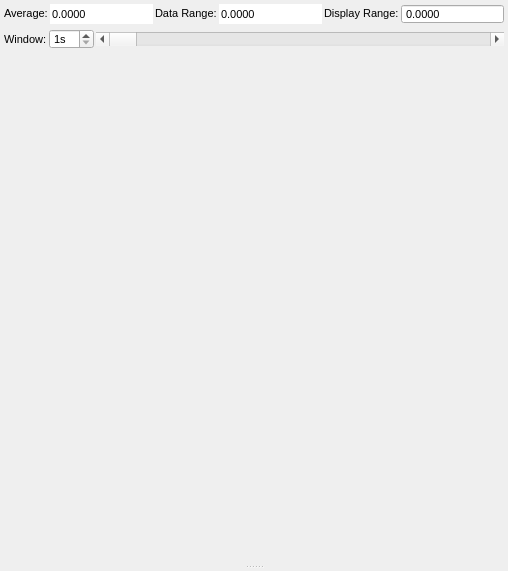
<?xml version="1.0" encoding="UTF-8"?>
<ui version="4.0">
 <class>Numeric_Viewer</class>
 <widget class="QWidget" name="Numeric_Viewer">
  <property name="geometry">
   <rect>
    <x>0</x>
    <y>0</y>
    <width>508</width>
    <height>571</height>
   </rect>
  </property>
  <property name="windowTitle">
   <string>Form</string>
  </property>
  <layout class="QVBoxLayout" name="verticalLayout">
   <property name="spacing">
    <number>1</number>
   </property>
   <property name="leftMargin">
    <number>2</number>
   </property>
   <property name="topMargin">
    <number>2</number>
   </property>
   <property name="rightMargin">
    <number>2</number>
   </property>
   <property name="bottomMargin">
    <number>2</number>
   </property>
   <item>
    <widget class="QWidget" name="widget" native="true">
     <property name="sizePolicy">
      <sizepolicy hsizetype="MinimumExpanding" vsizetype="Fixed">
       <horstretch>0</horstretch>
       <verstretch>0</verstretch>
      </sizepolicy>
     </property>
     <layout class="QHBoxLayout" name="horizontalLayout">
      <property name="spacing">
       <number>2</number>
      </property>
      <property name="leftMargin">
       <number>2</number>
      </property>
      <property name="topMargin">
       <number>2</number>
      </property>
      <property name="rightMargin">
       <number>2</number>
      </property>
      <property name="bottomMargin">
       <number>2</number>
      </property>
      <item>
       <widget class="QLabel" name="label_3">
        <property name="sizePolicy">
         <sizepolicy hsizetype="Preferred" vsizetype="Fixed">
          <horstretch>0</horstretch>
          <verstretch>0</verstretch>
         </sizepolicy>
        </property>
        <property name="font">
         <font>
          <pointsize>8</pointsize>
         </font>
        </property>
        <property name="text">
         <string>Average:</string>
        </property>
       </widget>
      </item>
      <item>
       <widget class="QDoubleSpinBox" name="average">
        <property name="sizePolicy">
         <sizepolicy hsizetype="MinimumExpanding" vsizetype="Fixed">
          <horstretch>0</horstretch>
          <verstretch>0</verstretch>
         </sizepolicy>
        </property>
        <property name="maximumSize">
         <size>
          <width>16777215</width>
          <height>20</height>
         </size>
        </property>
        <property name="font">
         <font>
          <pointsize>8</pointsize>
         </font>
        </property>
        <property name="wrapping">
         <bool>false</bool>
        </property>
        <property name="frame">
         <bool>false</bool>
        </property>
        <property name="readOnly">
         <bool>true</bool>
        </property>
        <property name="buttonSymbols">
         <enum>QAbstractSpinBox::NoButtons</enum>
        </property>
        <property name="keyboardTracking">
         <bool>false</bool>
        </property>
        <property name="showGroupSeparator" stdset="0">
         <bool>true</bool>
        </property>
        <property name="decimals">
         <number>4</number>
        </property>
        <property name="minimum">
         <double>-9999.000000000000000</double>
        </property>
        <property name="maximum">
         <double>9999.000000000000000</double>
        </property>
        <property name="value">
         <double>0.000000000000000</double>
        </property>
       </widget>
      </item>
      <item>
       <widget class="QLabel" name="label">
        <property name="sizePolicy">
         <sizepolicy hsizetype="Preferred" vsizetype="Fixed">
          <horstretch>0</horstretch>
          <verstretch>0</verstretch>
         </sizepolicy>
        </property>
        <property name="font">
         <font>
          <pointsize>8</pointsize>
         </font>
        </property>
        <property name="text">
         <string>Data Range:</string>
        </property>
       </widget>
      </item>
      <item>
       <widget class="QDoubleSpinBox" name="data_range">
        <property name="sizePolicy">
         <sizepolicy hsizetype="MinimumExpanding" vsizetype="Fixed">
          <horstretch>0</horstretch>
          <verstretch>0</verstretch>
         </sizepolicy>
        </property>
        <property name="maximumSize">
         <size>
          <width>16777215</width>
          <height>20</height>
         </size>
        </property>
        <property name="font">
         <font>
          <pointsize>8</pointsize>
         </font>
        </property>
        <property name="wrapping">
         <bool>false</bool>
        </property>
        <property name="frame">
         <bool>false</bool>
        </property>
        <property name="readOnly">
         <bool>true</bool>
        </property>
        <property name="buttonSymbols">
         <enum>QAbstractSpinBox::NoButtons</enum>
        </property>
        <property name="keyboardTracking">
         <bool>false</bool>
        </property>
        <property name="showGroupSeparator" stdset="0">
         <bool>true</bool>
        </property>
        <property name="decimals">
         <number>4</number>
        </property>
        <property name="minimum">
         <double>-9999.000000000000000</double>
        </property>
        <property name="maximum">
         <double>9999.000000000000000</double>
        </property>
        <property name="value">
         <double>0.000000000000000</double>
        </property>
       </widget>
      </item>
      <item>
       <widget class="QLabel" name="label_2">
        <property name="sizePolicy">
         <sizepolicy hsizetype="Preferred" vsizetype="Fixed">
          <horstretch>0</horstretch>
          <verstretch>0</verstretch>
         </sizepolicy>
        </property>
        <property name="font">
         <font>
          <pointsize>8</pointsize>
         </font>
        </property>
        <property name="text">
         <string>Display Range:</string>
        </property>
       </widget>
      </item>
      <item>
       <widget class="QDoubleSpinBox" name="display_range">
        <property name="sizePolicy">
         <sizepolicy hsizetype="MinimumExpanding" vsizetype="Fixed">
          <horstretch>0</horstretch>
          <verstretch>0</verstretch>
         </sizepolicy>
        </property>
        <property name="maximumSize">
         <size>
          <width>16777215</width>
          <height>20</height>
         </size>
        </property>
        <property name="font">
         <font>
          <pointsize>8</pointsize>
         </font>
        </property>
        <property name="wrapping">
         <bool>false</bool>
        </property>
        <property name="frame">
         <bool>true</bool>
        </property>
        <property name="readOnly">
         <bool>false</bool>
        </property>
        <property name="buttonSymbols">
         <enum>QAbstractSpinBox::NoButtons</enum>
        </property>
        <property name="keyboardTracking">
         <bool>false</bool>
        </property>
        <property name="showGroupSeparator" stdset="0">
         <bool>true</bool>
        </property>
        <property name="decimals">
         <number>4</number>
        </property>
        <property name="minimum">
         <double>0.000000000000000</double>
        </property>
        <property name="maximum">
         <double>9999.000000000000000</double>
        </property>
        <property name="singleStep">
         <double>0.100000000000000</double>
        </property>
        <property name="value">
         <double>0.000000000000000</double>
        </property>
       </widget>
      </item>
     </layout>
    </widget>
   </item>
   <item>
    <widget class="QWidget" name="widget_2" native="true">
     <layout class="QHBoxLayout" name="horizontalLayout_2">
      <property name="spacing">
       <number>2</number>
      </property>
      <property name="leftMargin">
       <number>2</number>
      </property>
      <property name="topMargin">
       <number>2</number>
      </property>
      <property name="rightMargin">
       <number>2</number>
      </property>
      <property name="bottomMargin">
       <number>2</number>
      </property>
      <item>
       <widget class="QLabel" name="label_4">
        <property name="font">
         <font>
          <pointsize>8</pointsize>
         </font>
        </property>
        <property name="text">
         <string>Window:</string>
        </property>
       </widget>
      </item>
      <item>
       <widget class="QSpinBox" name="window">
        <property name="maximumSize">
         <size>
          <width>16777215</width>
          <height>20</height>
         </size>
        </property>
        <property name="font">
         <font>
          <pointsize>8</pointsize>
         </font>
        </property>
        <property name="frame">
         <bool>true</bool>
        </property>
        <property name="suffix">
         <string>s</string>
        </property>
        <property name="minimum">
         <number>1</number>
        </property>
       </widget>
      </item>
      <item>
       <widget class="QScrollBar" name="progress">
        <property name="sizePolicy">
         <sizepolicy hsizetype="MinimumExpanding" vsizetype="Fixed">
          <horstretch>0</horstretch>
          <verstretch>0</verstretch>
         </sizepolicy>
        </property>
        <property name="font">
         <font>
          <pointsize>8</pointsize>
         </font>
        </property>
        <property name="maximum">
         <number>1000000</number>
        </property>
        <property name="sliderPosition">
         <number>0</number>
        </property>
        <property name="orientation">
         <enum>Qt::Horizontal</enum>
        </property>
        <property name="invertedAppearance">
         <bool>false</bool>
        </property>
        <property name="invertedControls">
         <bool>true</bool>
        </property>
       </widget>
      </item>
     </layout>
    </widget>
   </item>
   <item>
    <widget class="QSplitter" name="splitter">
     <property name="sizePolicy">
      <sizepolicy hsizetype="Preferred" vsizetype="MinimumExpanding">
       <horstretch>0</horstretch>
       <verstretch>0</verstretch>
      </sizepolicy>
     </property>
     <property name="orientation">
      <enum>Qt::Vertical</enum>
     </property>
     <widget class="QCustomPlot" name="plot" native="true">
      <property name="enabled">
       <bool>true</bool>
      </property>
     </widget>
     <widget class="QWidget" name="widget_5" native="true">
      <layout class="QVBoxLayout" name="verticalLayout_2">
       <property name="spacing">
        <number>1</number>
       </property>
       <property name="leftMargin">
        <number>0</number>
       </property>
       <property name="topMargin">
        <number>0</number>
       </property>
       <property name="rightMargin">
        <number>0</number>
       </property>
       <property name="bottomMargin">
        <number>0</number>
       </property>
       <item>
        <widget class="QCustomPlot" name="fft" native="true"/>
       </item>
      </layout>
     </widget>
    </widget>
   </item>
  </layout>
 </widget>
 <customwidgets>
  <customwidget>
   <class>QCustomPlot</class>
   <extends>QWidget</extends>
   <header>qcustomplot.h</header>
   <container>1</container>
  </customwidget>
 </customwidgets>
 <resources/>
 <connections/>
</ui>
